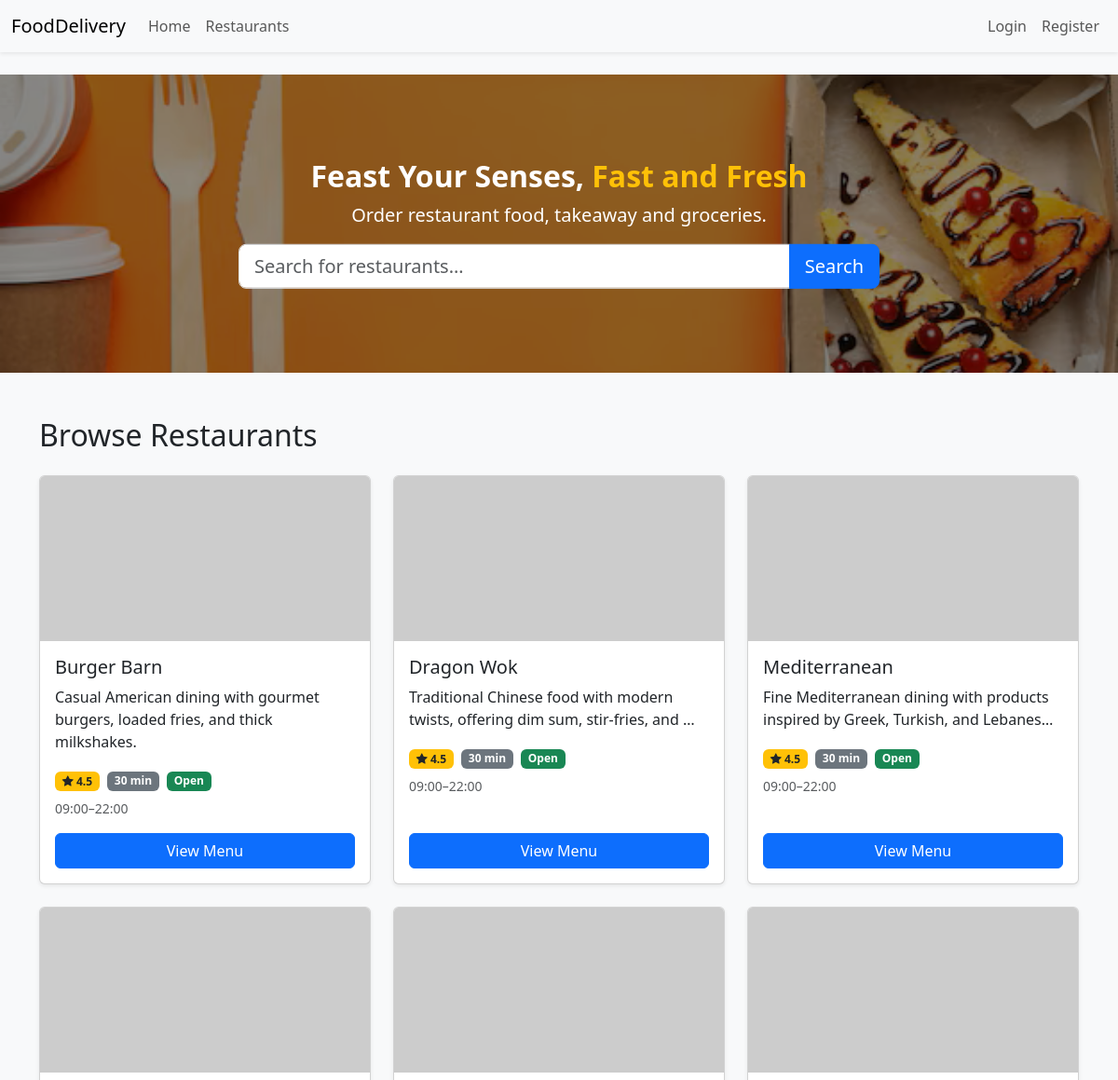
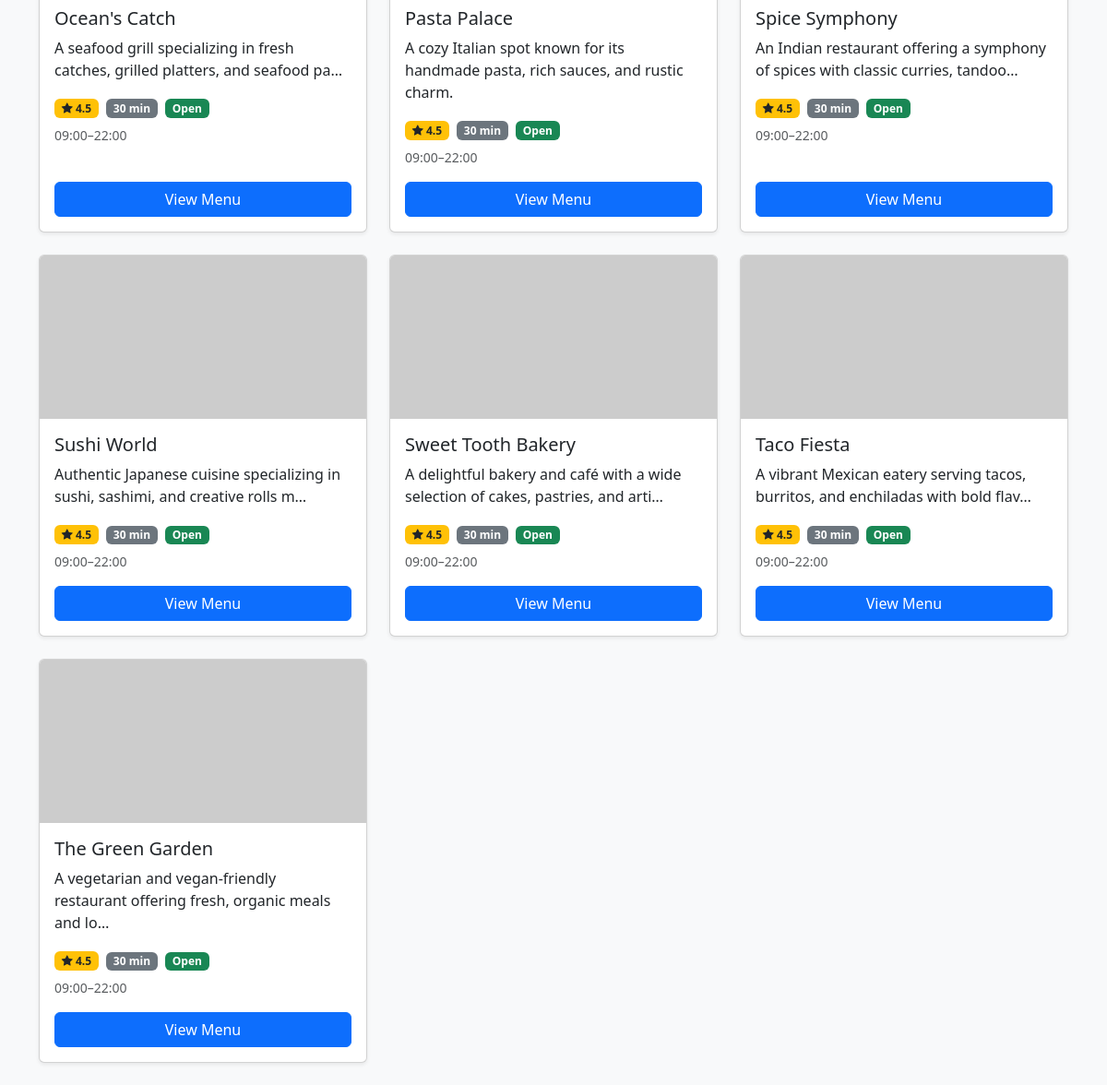
The page / on the database its author committed (2 pictures, top to bottom).
### restaurants/models.py (models this page shows, shortened)
class Restaurant(models.Model):
    name = models.CharField(max_length=255)
    description = models.TextField(blank=True)
    address = models.CharField(max_length=255, blank=True)
    image = models.ImageField(upload_to='restaurants/', blank=True, null=True)
    open_hours = models.CharField(max_length=255, blank=True)
    category = models.CharField(max_length=100, blank=True)
    is_open = models.BooleanField(default=True)
    owner = models.ForeignKey(
        settings.AUTH_USER_MODEL,
        on_delete=models.CASCADE,
        related_name='owned_restaurants',
        help_text='The owner of this restaurant',
    )
    created_at = models.DateTimeField(auto_now_add=True)
    updated_at = models.DateTimeField(auto_now=True)
    class Meta:
        ordering = ['name']

### restaurants/views.py (the view)
# urls.py: path('', HomeView.as_view(), name='home'),
class HomeView(ListView):
    model = Restaurant
    template_name = 'home.html'
    context_object_name = 'restaurants'
    def get_queryset(self):
        qs = Restaurant.objects.filter(is_open=True)
        term = self.request.GET.get("q", "").strip()
        if term:
            qs = qs.filter(
                models.Q(name__icontains=term) | models.Q(description__icontains=term)
            )
        return qs
    def get_context_data(self, **kwargs: Any) -> dict[str, Any]:
        ctx = super().get_context_data(**kwargs)
        ctx['search_term'] = self.request.GET.get("q", "")
        return ctx

### core/context_processors.py (called while the page is built)
def stripe_public_key(request):
    return {
        'STRIPE_PUBLIC_KEY': getattr(settings, 'STRIPE_PUBLIC_KEY', '')
    }

### templates/home.html (shortened to what this page needs)
{% extends 'base.html' %}
{% load static %}
{% block content %}
<div class="position-relative">
  <img src="{% static 'img/banner.png' %}" class="w-100" style="height: 320px; object-fit: cover;" alt="Food delivery banner">
  <div class="position-absolute top-0 start-0 w-100 h-100" style="background: rgba(0, 0, 0, 0.45);"></div>
  <div class="position-absolute top-50 start-50 translate-middle text-center text-white px-3" style="max-width: 720px; width: 100%;">
    <h1 class="fw-bold mb-2" style="font-size: 2rem;">Feast Your Senses, <span class="text-warning">Fast and Fresh</span></h1>
    <p class="lead mb-3">Order restaurant food, takeaway and groceries.</p>
    <form method="get">
      <div class="input-group input-group-lg">
        <input type="text" class="form-control" name="q" placeholder="Search for restaurants…" value="{{ search_term }}">
        <button class="btn btn-primary" type="submit">Search</button>
      </div>
    </form>
  </div>
</div>
<div class="container mt-5">
  <h2 class="mb-4">Browse Restaurants</h2>
  <div class="row g-4">
    {% for restaurant in restaurants %}
      <div class="col-12 col-sm-6 col-md-4">
        <div class="card h-100 shadow-sm">
          {% if restaurant.image %}
            <img src="{{ restaurant.image.url }}" class="card-img-top" alt="{{ restaurant.name }}">
          {% else %}
            <img src="https://via.placeholder.com/400x200?text=Restaurant" class="card-img-top" alt="{{ restaurant.name }}">
          {% endif %}
          <div class="card-body d-flex flex-column">
            <h5 class="card-title">{{ restaurant.name }}</h5>
            <p class="card-text">{{ restaurant.description|truncatechars:80 }}</p>
            <div class="mb-2">
              <span class="badge bg-warning text-dark me-1"><i class="bi bi-star-fill"></i> 4.5</span>
              <span class="badge bg-secondary me-1">30 min</span>
              {% if restaurant.is_open %}
                <span class="badge bg-success">Open</span>
              {% else %}
                <span class="badge bg-danger">Closed</span>
              {% endif %}
            </div>
            <p class="text-muted small mb-3">{{ restaurant.open_hours|default:"09:00–22:00" }}</p>
            <a href="{% url 'restaurants:detail' restaurant.pk %}" class="btn btn-primary mt-auto">View Menu</a>
          </div>
        </div>
      </div>
    {% empty %}
      <p>No restaurants match “{{ search_term }}”.</p>
    {% endfor %}
  </div>
</div>
{% endblock %}

### static/css/styles.css (style rules this page uses)
body { background-color: #f8f9fa; }

### rows shown on the page
Restaurant: name "Burger Barn", description "Casual American dining with gourmet burgers, loaded fries, and thick milkshakes.", is_open "Open", open_hours "09:00–22:00"
Restaurant: name "Dragon Wok", description "Traditional Chinese food with modern twists, offering dim sum, stir-fries, and …", is_open "Open", open_hours "09:00–22:00"
Restaurant: name "Mediterranean", description "Fine Mediterranean dining with products inspired by Greek, Turkish, and Lebanes…", is_open "Open", open_hours "09:00–22:00"
Restaurant: name "Ocean's Catch", description "A seafood grill specializing in fresh catches, grilled platters, and seafood pa…", is_open "Open", open_hours "09:00–22:00"
Restaurant: name "Pasta Palace", description "A cozy Italian spot known for its handmade pasta, rich sauces, and rustic charm.", is_open "Open", open_hours "09:00–22:00"
Restaurant: name "Spice Symphony", description "An Indian restaurant offering a symphony of spices with classic curries, tandoo…", is_open "Open", open_hours "09:00–22:00"
Restaurant: name "Sushi World", description "Authentic Japanese cuisine specializing in sushi, sashimi, and creative rolls m…", is_open "Open", open_hours "09:00–22:00"
Restaurant: name "Sweet Tooth Bakery", description "A delightful bakery and café with a wide selection of cakes, pastries, and arti…", is_open "Open", open_hours "09:00–22:00"
Restaurant: name "Taco Fiesta", description "A vibrant Mexican eatery serving tacos, burritos, and enchiladas with bold flav…", is_open "Open", open_hours "09:00–22:00"
Restaurant: name "The Green Garden", description "A vegetarian and vegan-friendly restaurant offering fresh, organic meals and lo…", is_open "Open", open_hours "09:00–22:00"
